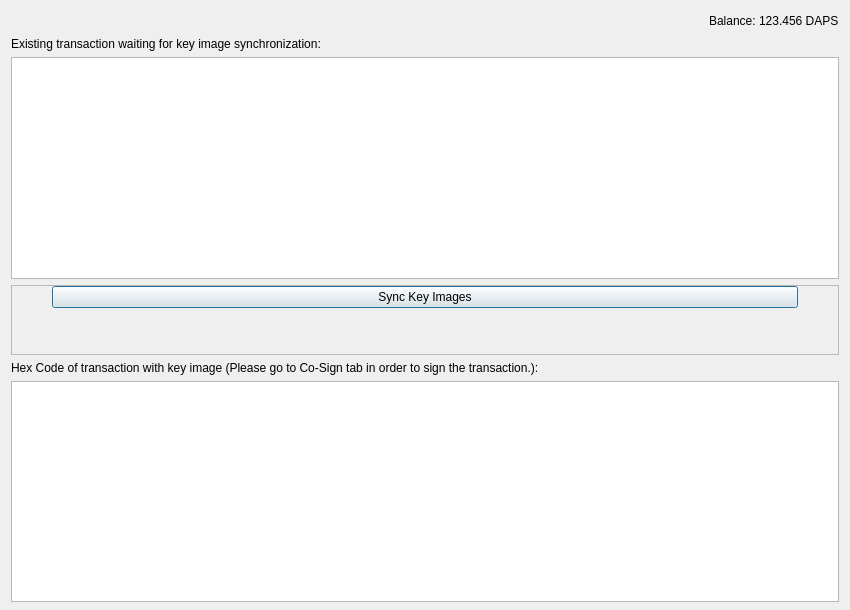
<?xml version="1.0" encoding="UTF-8"?>
<ui version="4.0">
 <class>KeyImageSync</class>
 <widget class="QDialog" name="KeyImageSync">
  <property name="geometry">
   <rect>
    <x>0</x>
    <y>0</y>
    <width>850</width>
    <height>610</height>
   </rect>
  </property>
  <property name="sizePolicy">
   <sizepolicy hsizetype="Maximum" vsizetype="Preferred">
    <horstretch>0</horstretch>
    <verstretch>0</verstretch>
   </sizepolicy>
  </property>
  <property name="windowTitle">
   <string>Co-Sign Transaction</string>
  </property>
  <property name="sizeGripEnabled">
   <bool>false</bool>
  </property>
  <layout class="QVBoxLayout" name="verticalLayout" stretch="0,0,0,0,0,0">
   <property name="bottomMargin">
    <number>8</number>
   </property>
   <item>
    <layout class="QHBoxLayout" name="horizontalLayout">
     <item>
      <layout class="QHBoxLayout" name="horizontalLayout_2">
       <property name="spacing">
        <number>3</number>
       </property>
       <item>
        <spacer name="horizontalSpacer">
         <property name="orientation">
          <enum>Qt::Horizontal</enum>
         </property>
         <property name="sizeHint" stdset="0">
          <size>
           <width>40</width>
           <height>20</height>
          </size>
         </property>
        </spacer>
       </item>
       <item>
        <widget class="QLabel" name="label">
         <property name="toolTip">
          <string>Your current spendable balance</string>
         </property>
         <property name="text">
          <string>Balance:</string>
         </property>
        </widget>
       </item>
       <item>
        <widget class="QLabel" name="labelBalance">
         <property name="sizePolicy">
          <sizepolicy hsizetype="Preferred" vsizetype="Fixed">
           <horstretch>0</horstretch>
           <verstretch>0</verstretch>
          </sizepolicy>
         </property>
         <property name="cursor">
          <cursorShape>IBeamCursor</cursorShape>
         </property>
         <property name="toolTip">
          <string>Your current spendable balance</string>
         </property>
         <property name="text">
          <string notr="true">123.456 DAPS</string>
         </property>
         <property name="textInteractionFlags">
          <set>Qt::LinksAccessibleByMouse|Qt::TextSelectableByKeyboard|Qt::TextSelectableByMouse</set>
         </property>
        </widget>
       </item>
      </layout>
     </item>
    </layout>
   </item>
   <item>
    <widget class="QLabel" name="label_3">
     <property name="text">
      <string>Existing transaction waiting for key image synchronization: </string>
     </property>
    </widget>
   </item>
   <item>
    <layout class="QHBoxLayout" name="horizontalLayout_3">
     <item>
      <layout class="QHBoxLayout" name="horizontalLayout_4">
       <property name="spacing">
        <number>3</number>
       </property>
       <item>
        <widget class="QTextEdit" name="hexCode">
         <property name="acceptRichText">
          <bool>false</bool>
         </property>
        </widget>
       </item>
      </layout>
     </item>
    </layout>
   </item>
   <item>
    <widget class="QScrollArea" name="scrollArea">
     <property name="sizePolicy">
      <sizepolicy hsizetype="Expanding" vsizetype="Minimum">
       <horstretch>0</horstretch>
       <verstretch>0</verstretch>
      </sizepolicy>
     </property>
     <property name="widgetResizable">
      <bool>true</bool>
     </property>
     <widget class="QWidget" name="scrollAreaWidgetContents">
      <property name="enabled">
       <bool>true</bool>
      </property>
      <property name="geometry">
       <rect>
        <x>0</x>
        <y>0</y>
        <width>830</width>
        <height>27</height>
       </rect>
      </property>
      <property name="sizePolicy">
       <sizepolicy hsizetype="Preferred" vsizetype="Maximum">
        <horstretch>0</horstretch>
        <verstretch>0</verstretch>
       </sizepolicy>
      </property>
      <layout class="QVBoxLayout" name="verticalLayout_2" stretch="0">
       <property name="leftMargin">
        <number>0</number>
       </property>
       <property name="topMargin">
        <number>0</number>
       </property>
       <property name="rightMargin">
        <number>0</number>
       </property>
       <property name="bottomMargin">
        <number>0</number>
       </property>
       <item>
        <layout class="QVBoxLayout" name="verticalLayout_4">
         <item>
          <layout class="QHBoxLayout" name="horizontalLayoutSend_2">
           <item>
            <spacer name="horizontalSpacerSendL_2">
             <property name="orientation">
              <enum>Qt::Horizontal</enum>
             </property>
             <property name="sizeType">
              <enum>QSizePolicy::Fixed</enum>
             </property>
             <property name="sizeHint" stdset="0">
              <size>
               <width>40</width>
               <height>0</height>
              </size>
             </property>
            </spacer>
           </item>
           <item>
            <widget class="QPushButton" name="syncKeyImageButton">
             <property name="enabled">
              <bool>true</bool>
             </property>
             <property name="sizePolicy">
              <sizepolicy hsizetype="Preferred" vsizetype="Fixed">
               <horstretch>0</horstretch>
               <verstretch>0</verstretch>
              </sizepolicy>
             </property>
             <property name="minimumSize">
              <size>
               <width>220</width>
               <height>0</height>
              </size>
             </property>
             <property name="toolTip">
              <string>Sync Key Images</string>
             </property>
             <property name="text">
              <string>Sync Key Images</string>
             </property>
             <property name="autoDefault">
              <bool>false</bool>
             </property>
             <property name="default">
              <bool>true</bool>
             </property>
            </widget>
           </item>
           <item>
            <spacer name="horizontalSpacerSendR_2">
             <property name="orientation">
              <enum>Qt::Horizontal</enum>
             </property>
             <property name="sizeType">
              <enum>QSizePolicy::Fixed</enum>
             </property>
             <property name="sizeHint" stdset="0">
              <size>
               <width>40</width>
               <height>0</height>
              </size>
             </property>
            </spacer>
           </item>
          </layout>
         </item>
        </layout>
       </item>
      </layout>
     </widget>
    </widget>
   </item>
   <item>
    <widget class="QLabel" name="label_2">
     <property name="text">
      <string>Hex Code of transaction with key image (Please go to Co-Sign tab in order to sign the transaction.): </string>
     </property>
    </widget>
   </item>
   <item>
    <widget class="QTextEdit" name="signedHex">
     <property name="acceptRichText">
      <bool>false</bool>
     </property>
    </widget>
   </item>
  </layout>
 </widget>
 <resources/>
 <connections/>
</ui>
